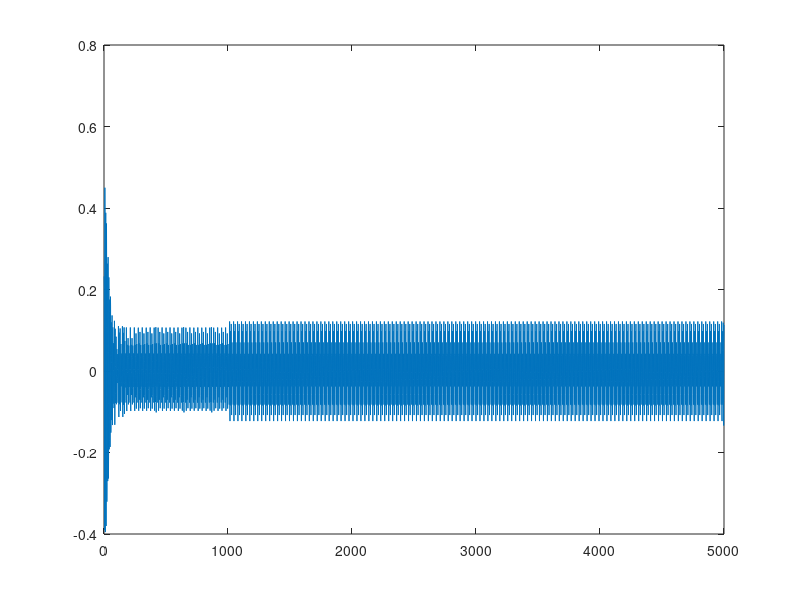
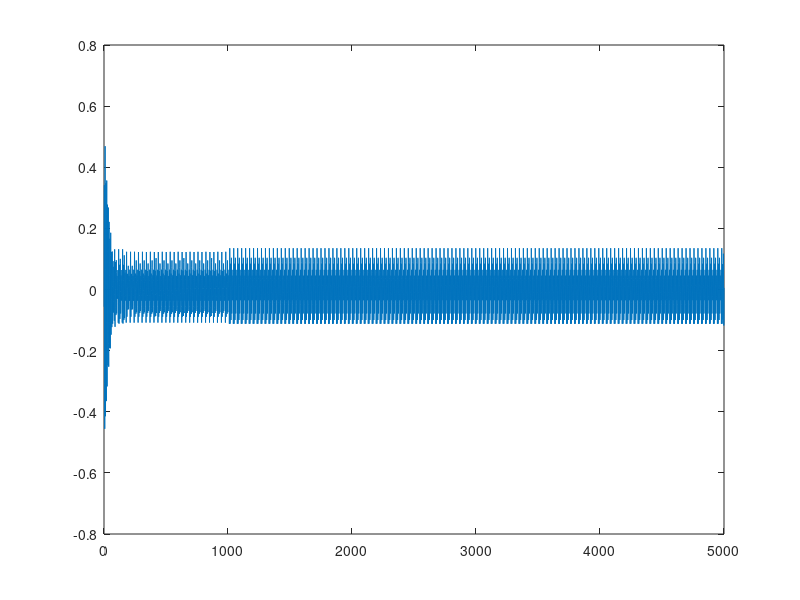

The MATLAB script that drew these images, in order:
close all
clear all
clc

% Choose how much amplitude and phase mismatch between local oscillator
% signals
ampl_mismatch_db = 1;  %[dB]
IQ_phase_mismatch = 2; %[degrees]


%% Some parameters
Fs2 = 16e6;
downrate = 200;
Fs = downrate * Fs2;
dT = 1/Fs;
RF_ampl = 2;
LOI_ampl = 1*10^(ampl_mismatch_db/20);
LOQ_ampl = 1;
RF_freq = 2.440e8;


%% Choose which sideband the LO downconverts

% For this sideband, output amplitude should be ~1/2
% LO_freq = RF_freq + 2.5e6;

% For this sideband, output amplitude should be ~0
LO_freq = RF_freq - 2.5e6;


%% Create a complex bandpass FIR filter
Hlp = fir1(28,1e6/(Fs2/2));     % Lowpass prototype
N = length(Hlp)-1;
Fbp = 2.5e6/(Fs2/2);                              % Desired frequency shift
j = complex(0,1);
Hbp = Hlp.*exp(j*Fbp*pi*(0:N));

% View frequency response of filter
% fvtool(Hbp)

% Generate some tone at RF
N = 1e6;
t = 0:dT:(N-1)*dT;
MSK = RF_ampl * sin(2*pi*RF_freq*t);

%% Create LO with amplitude and phase mismatch
LOI = LOI_ampl * sin(2*pi*LO_freq*t)+LOI_ampl;
LOQ = LOQ_ampl * sin(2*pi*LO_freq*t + IQ_phase_mismatch + 90*pi/180)+LOQ_ampl;

%% Downconvert with LO
IFI = LOI .* MSK;
IFQ = LOQ .* MSK;

% Remove high frequency mixing content
[b,a] = butter(5,40e6/(Fs/2));
IFI_filt = filter(b,a,IFI);
IFQ_filt = filter(b,a,IFQ);

% Downsample to 16 MHz before further processing
Iout_un = IFI_filt(1:downrate:end);
Qout_un = IFQ_filt(1:downrate:end);
t = t(1:downrate:end);

%% Quantize
Iout = round(6.5*Iout_un-0.5);
Qout = round(6.5*Qout_un-0.5);

%Iout = 6.5*Iout_un-0.5;
%Qout = 6.5*Qout_un-0.5;

%% Apply matlab I/Q compensation algorithm
% https://www.mathworks.com/help/comm/ref/comm.iqimbalancecompensator-system-object.html
% M = 1e-3;
% x = zeros(1,length(Iout));
% y = zeros(1,length(Iout));
% w = zeros(1,length(Iout));
% 
% for ii = 1:length(Iout)
%     x(ii) = Iout(ii) + j*Qout(ii);
%     y(ii) = x(ii) + w(ii)*conj(x(ii));
%     
%     w(ii+1) = w(ii) - M*y(ii)^2;
% end
% 
% IFI_filt = real(y);
% IFQ_filt = imag(y);
% 
M = 1/2048;
iy = zeros(1,length(Iout));
qy = zeros(1,length(Iout));
wr = zeros(1,length(Iout));
wj = zeros(1,length(Iout));

% for ii = 1:length(Iout)
%     iy(ii) = Iout(ii) + wr(ii)*Iout(ii) + wj(ii)*Qout(ii);
%     qy(ii) = Qout(ii) + wj(ii)*Iout(ii) - wr(ii)*Qout(ii);
%     
%     wr(ii+1) = wr(ii) - M*(iy(ii) + qy(ii))*(iy(ii)-qy(ii));
%     wj(ii+1) = wj(ii) - M*(2*iy(ii)*qy(ii));
% end

for ii = 1:length(Iout)
    iy(ii) = Iout(ii) + floor(M*wr(ii)*Iout(ii)) + floor(M*wj(ii)*Qout(ii));
    qy(ii) = Qout(ii) + floor(M*wj(ii)*Iout(ii)) - floor(M*wr(ii)*Qout(ii));
    if(ii < 1000)
        wr(ii+1) = wr(ii) - ((iy(ii) + qy(ii))*(iy(ii)-qy(ii)));
        wj(ii+1) = wj(ii) - ((2*iy(ii)*qy(ii)));
    else
        wr(ii+1) = wr(ii);
        wj(ii+1) = wj(ii);
    end
end

iyout = (iy+0.5)/6.5;
qyout = (qy+0.5)/6.5;

IFI_filt = iyout;
IFQ_filt = qyout;
%%
% Filter signal with complex bandpass filter    
Rcoeff = real(Hbp);
Icoeff = imag(Hbp);

x1 = conv(IFI_filt,Rcoeff,'same');
x2 = conv(IFQ_filt,Icoeff,'same');
Iout_final = x1 - x2;

x3 = conv(IFI_filt,Icoeff,'same');
x4 = conv(IFQ_filt,Rcoeff,'same');
Qout_final = x3 + x4;

% Plot the Q channel after the IQ compensation and filtering
figure;plot(Iout_final)
figure;plot(Qout_final)
